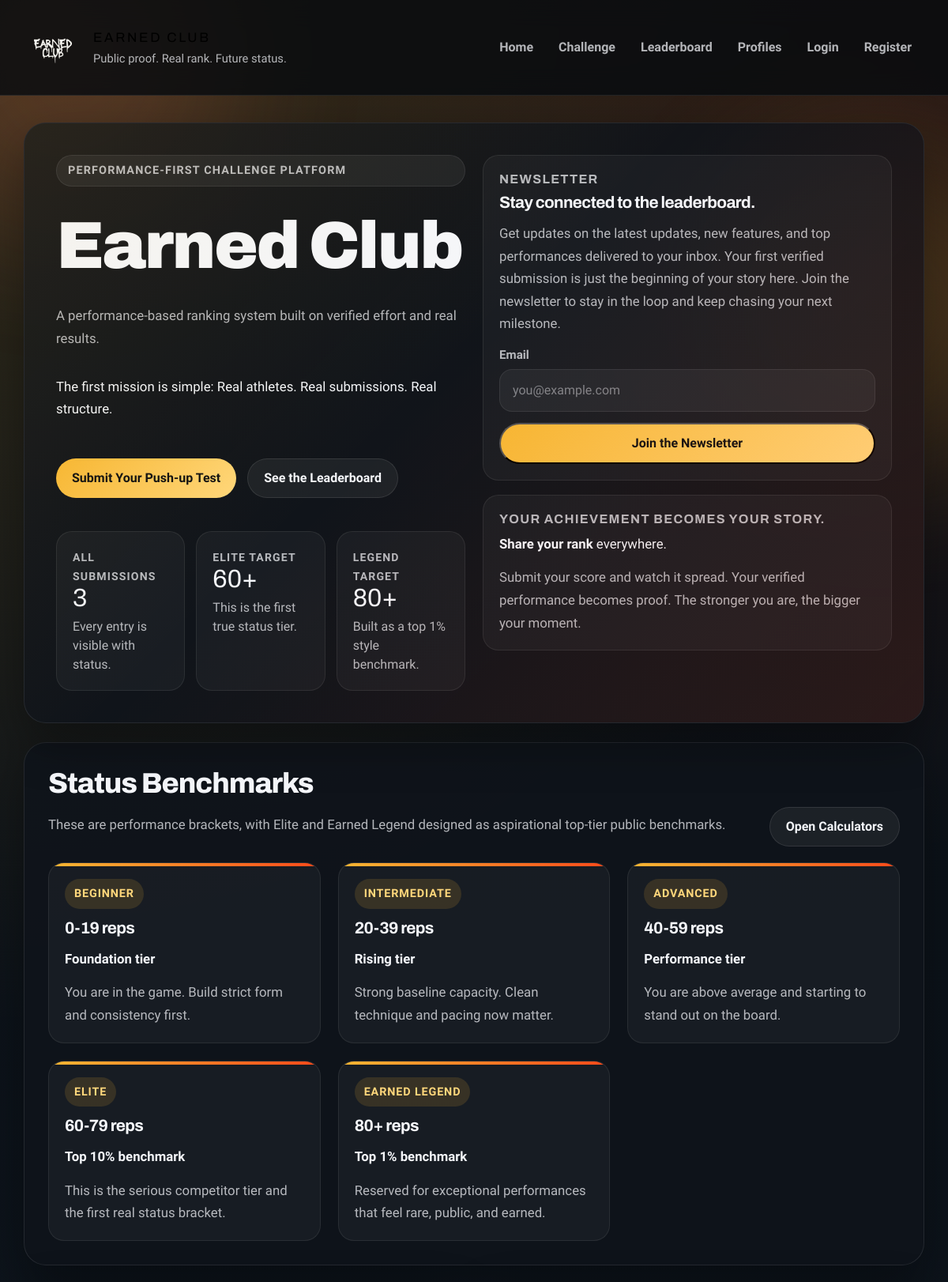
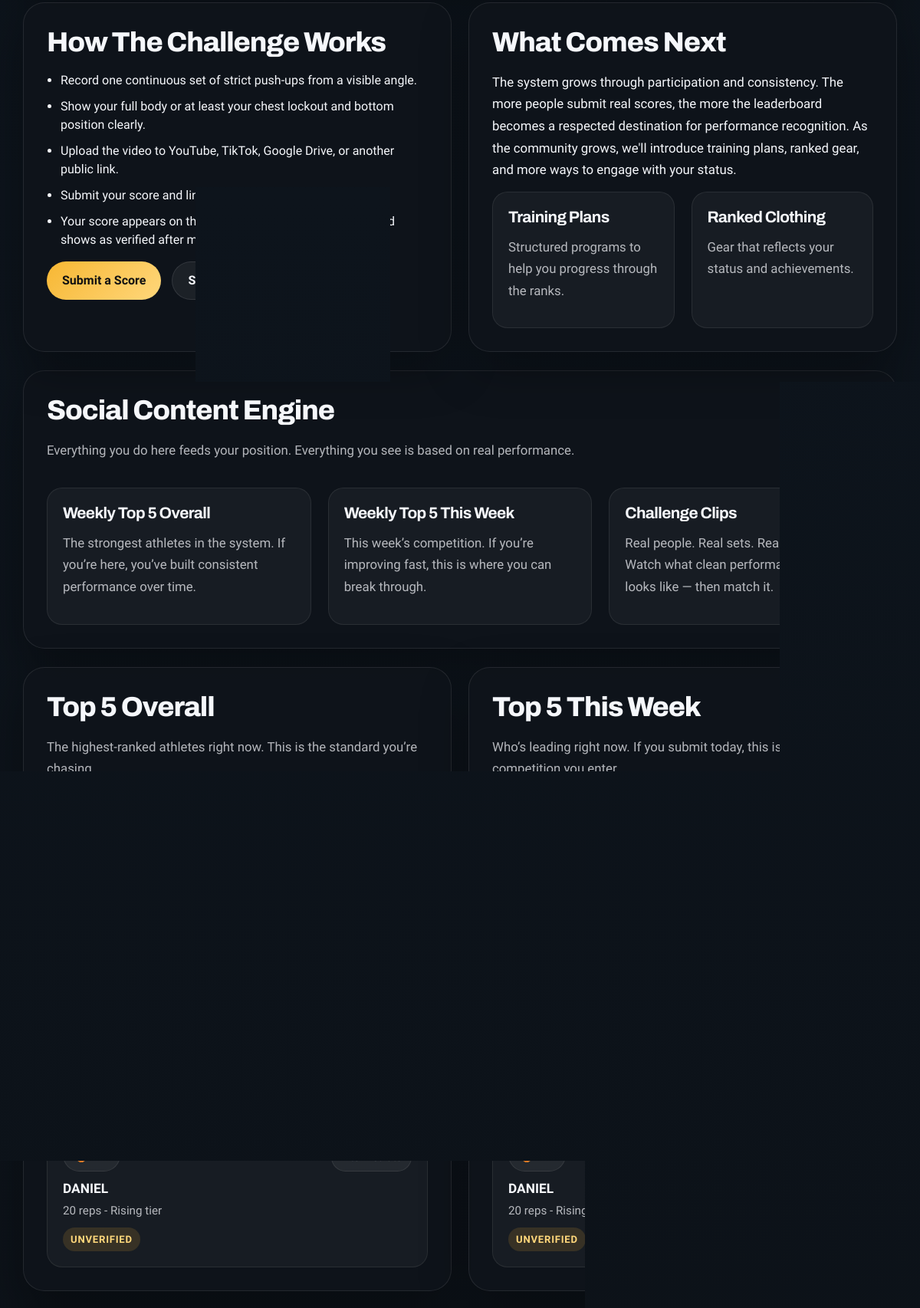
The page / (upper part) on the database its author committed (2 pictures, top to bottom).
### main/models.py (models this page shows, shortened)
class Submission(models.Model):
    STATUS_PENDING = "pending"
    STATUS_VERIFIED = "verified"
    STATUS_REJECTED = "rejected"
    STATUS_CHOICES = [
        (STATUS_PENDING, "Pending"),
        (STATUS_VERIFIED, "Verified"),
        (STATUS_REJECTED, "Rejected"),
    ]
    user = models.ForeignKey(User, null=True, blank=True, on_delete=models.SET_NULL)
    name = models.CharField(max_length=100)
    email = models.EmailField(blank=True)
    reps = models.IntegerField()
    video_link = models.URLField(blank=True)
    verified = models.BooleanField(default=False)
    status = models.CharField(max_length=16, choices=STATUS_CHOICES, default=STATUS_PENDING)
    created_at = models.DateTimeField(auto_now_add=True)
    class Meta:
        ordering = ("-reps", "created_at")
    @property
    def public_status_label(self):
        if self.status == self.STATUS_VERIFIED:
            return "Verified"
        if self.status == self.STATUS_REJECTED:
            return "Rejected"
        return "Unverified"
    @property
    def rank_tier(self):
        return get_rank_tier(self.reps)
    @property
    def rank_name(self):
        return self.rank_tier["name"]
    @property
    def benchmark_label(self):
        return self.rank_tier["benchmark"]

### main/views.py (the view)
# urls.py: path("", views.home, name="home"),
def home(request):
    verified_submissions = list(verified_submission_queryset())
    public_submissions = list(public_submission_queryset())
    leaderboard_rows = build_leaderboard_rows(public_submissions)
    weekly_cutoff = get_weekly_window()
    weekly_rows = build_leaderboard_rows(
        [submission for submission in public_submissions if submission.created_at >= weekly_cutoff]
    )
    context = {
        "rank_tiers": RANK_TIERS,
        "total_verified": len(verified_submissions),
        "total_submissions": len(public_submissions),
        "top_three": leaderboard_rows[:3],
        "weekly_top_five": weekly_rows[:5],
        "overall_top_five": leaderboard_rows[:10],
    }
    return render(request, "home.html", context)

### main/models.py (called while the page is built)
def get_rank_tier(reps):
    for tier in RANK_TIERS:
        max_reps = tier["max_reps"]
        if reps >= tier["min_reps"] and (max_reps is None or reps <= max_reps):
            return tier
    return RANK_TIERS[0]

### main/views.py (called while the page is built)
def build_leaderboard_rows(submissions):
    rows = []
    for index, submission in enumerate(submissions, start=1):
        profile = None
        if submission.user_id:
            profile = getattr(submission.user, "profile", None)
        verified_position = None
        if submission.status == Submission.STATUS_VERIFIED:
            verified_position = verified_submission_queryset().filter(reps__gt=submission.reps).count() + 1
        rows.append(
            {
                "position": index,
                "medal_place": index if index <= 3 else None,
                "verified_position": verified_position,
                "submission": submission,
                "profile": profile,
            }
        )
    return rows

def verified_submission_queryset():
    return Submission.objects.filter(status=Submission.STATUS_VERIFIED)

def public_submission_queryset():
    return Submission.objects.all()

def get_weekly_window():
    return timezone.now() - timedelta(days=7)

### main/templates/home.html (shortened to what this page needs)
{% extends "base.html" %}
{% block content %}
<section class="hero-card" style="margin-bottom: 24px;">
    <div class="hero-grid">
        <div class="stack">
            <div class="eyebrow">Performance-first challenge platform</div>
            <h1>Earned Club</h1>
            <p class="muted">
                A performance-based ranking system built on verified effort and real results.
            </p>
            <p>
                The first mission is simple: Real athletes. Real submissions. Real structure.
            </p>
            <div class="hero-actions">
                <a class="btn-main" href="/challenge/">Submit Your Push-up Test</a>
                <a class="btn-secondary" href="/leaderboard/">See the Leaderboard</a>
            </div>
            <div class="stat-grid">
                <div class="stat-card">
                    <span class="kicker">All submissions</span>
                    <span class="stat-value">{{ total_submissions }}</span>
                    <div class="muted">Every entry is visible with status.</div>
                </div>
                <div class="stat-card">
                    <span class="kicker">Elite target</span>
                    <span class="stat-value">60+</span>
                    <div class="muted">This is the first true status tier.</div>
                </div>
                <div class="stat-card">
                    <span class="kicker">Legend target</span>
                    <span class="stat-value">80+</span>
                    <div class="muted">Built as a top 1% style benchmark.</div>
                </div>
            </div>
        </div>
        <div class="stack">
            <div class="newsletter-card">
                <h4>Newsletter</h4>
                <h3>Stay connected to the leaderboard.</h3>
                <p class="muted">
                    Get updates on the latest updates, new features, and top performances delivered to your inbox. Your first verified submission is just the beginning of your story here. Join the newsletter to stay in the loop and keep chasing your next milestone.
                </p>
                <form class="newsletter-form" method="POST" action="{% url 'newsletter_signup' %}">
                    <div>
                        <label class="field-label" for="newsletter-email">Email</label>
                        <input
                            id="newsletter-email"
                            class="input"
                            type="email"
                            name="email"
                            placeholder="you@example.com"
                            required
                        >
                    </div>
                    <button class="btn-main" type="submit">Join the Newsletter</button>
                </form>
            </div>
            <div class="mini-card">
                <h4>Your achievement becomes your story.</h4>
                <p><strong>Share your rank</strong> everywhere.</p>
                <p class="muted" style="margin-bottom: 0;">
                    Submit your score and watch it spread. Your verified performance becomes proof. The stronger you are, the bigger your moment.
                </p>
            </div>
        </div>
    </div>
</section>
<section class="card-dark">
    <div class="section-spread">
        <div>
            <h2>Status Benchmarks</h2>
            <p class="muted">
                These are performance brackets, with Elite and Earned Legend designed as aspirational
                top-tier public benchmarks.
            </p>
        </div>
        <a class="btn-secondary" href="/calculators/">Open Calculators</a>
    </div>
    <div class="grid-3">
        {% for tier in rank_tiers %}
            <div class="rank-card">
                <div class="rank-name">{{ tier.name }}</div>
                <h3>
                    {{ tier.min_reps }}{% if tier.max_reps %}-{{ tier.max_reps }}{% else %}+{% endif %} reps
                </h3>
                <p><strong>{{ tier.benchmark }}</strong></p>
                <p class="muted" style="margin-bottom: 0;">{{ tier.description }}</p>
            </div>
        {% endfor %}
    </div>
</section>
<section class="grid-2">
    <div class="card-dark">
        <h2>How The Challenge Works</h2>
        <ul class="rule-list">
            <li>Record one continuous set of strict push-ups from a visible angle.</li>
            <li>Show your full body or at least your chest lockout and bottom position clearly.</li>
            <li>Upload the video to YouTube, TikTok, Google Drive, or another public link.</li>
            <li>Submit your score and link on the challenge page.</li>
            <li>Your score appears on the open leaderboard immediately and shows as verified after manual review.</li>
        </ul>
        <div class="button-row">
            <a class="btn-main" href="/challenge/">Submit a Score</a>
            <a class="btn-secondary" href="/leaderboard/">See Rankings</a>
        </div>
    </div>
    <div class="card-dark">
        <h2>What Comes Next</h2>
        <p>
           The system grows through participation and consistency. The more people submit real scores, the more the leaderboard becomes a respected destination for performance recognition. As the community grows, we'll introduce training plans, ranked gear, and more ways to engage with your status.
        </p>
        <div class="grid-2">
            <div class="feature-card">
                <h3>Training Plans</h3>
                <p class="muted">Structured programs to help you progress through the ranks.</p>
            </div>
            <div class="feature-card">
                <h3>Ranked Clothing</h3>
                <p class="muted">Gear that reflects your status and achievements.</p>
            </div>
        </div>
    </div>
</section>
<section class="card-dark">
    <div class="section-spread">
        <div>
            <h2>Social Content Engine</h2>
            <p class="muted">Everything you do here feeds your position. Everything you see is based on real performance.</p>
        </div>
    </div>
    <div class="grid-3">
        <div class="feature-card">
            <h3>Weekly Top 5 Overall</h3>
            <p class="muted">The strongest athletes in the system. If you’re here, you’ve built consistent performance over time.</p>
        </div>
        <div class="feature-card">
            <h3>Weekly Top 5 This Week</h3>
            <p class="muted">This week’s competition. If you’re improving fast, this is where you can break through.</p>
        </div>
        <div class="feature-card">
            <h3>Challenge Clips</h3>
            <p class="muted">Real people. Real sets. Real results. Watch what clean performance actually looks like — then match it.</p>
        </div>
    </div>
</section>
<section class="grid-2">
    <div class="card-dark">
        <div class="section-spread">
            <div>
                <h2>Top 5 Overall</h2>
                <p class="muted">The highest-ranked athletes right now. This is the standard you’re chasing.</p>
            </div>
        </div>
        {% if overall_top_five %}
            <div class="stack">
                {% for row in overall_top_five %}
                    <div class="leaderboard-card">
                        <div class="section-spread" style="margin-bottom: 10px;">
                            <div class="position-pill">
                                {% if row.medal_place == 1 %}<span class="medal">&#129351;</span>{% endif %}
                                {% if row.medal_place == 2 %}<span class="medal">&#129352;</span>{% endif %}
                                {% if row.medal_place == 3 %}<span class="medal">&#129353;</span>{% endif %}
                                <span>#{{ row.position }}</span>
                            </div>
                            <div class="tag-pill">{{ row.submission.rank_name }}</div>
                        </div>
                        <div class="submission-name">{{ row.submission.name }}</div>
                        <div class="submission-meta">{{ row.submission.reps }} reps - {{ row.submission.benchmark_label }}</div>
                        <span class="status-pill {{ row.submission.status }}" style="margin-top: 10px;">{{ row.submission.public_status_label }}</span>
                    </div>
                {% endfor %}
            </div>
        {% else %}
            <p>No verified submissions yet. Your first verified athletes will define the culture here.</p>
        {% endif %}
    </div>
    <div class="card-dark">
        <div class="section-spread">
            <div>
                <h2>Top 5 This Week</h2>
                <p class="muted">Who’s leading right now. If you submit today, this is the competition you enter.</p>
            </div>
        </div>
        {% if weekly_top_five %}
            <div class="stack">
                {% for row in weekly_top_five %}
                    <div class="leaderboard-card">
                        <div class="section-spread" style="margin-bottom: 10px;">
                            <div class="position-pill">
                                {% if row.medal_place == 1 %}<span class="medal">&#129351;</span>{% endif %}
                                {% if row.medal_place == 2 %}<span class="medal">&#129352;</span>{% endif %}
                                {% if row.medal_place == 3 %}<span class="medal">&#129353;</span>{% endif %}
                                <span>#{{ row.position }}</span>
                            </div>
                            <div class="tag-pill">{{ row.submission.rank_name }}</div>
                        </div>
                        <div class="submission-name">{{ row.submission.name }}</div>
                        <div class="submission-meta">{{ row.submission.reps }} reps - {{ row.submission.benchmark_label }}</div>
                        <span class="status-pill {{ row.submission.status }}" style="margin-top: 10px;">{{ row.submission.public_status_label }}</span>
                    </div>
                {% endfor %}
            </div>
        {% else %}
            <p>No verified scores from the last 7 days yet. This is a perfect format to activate once submissions start coming in.</p>
        {% endif %}
    </div>
</section>
{% endblock %}

### rows shown on the page
Submission: position "3", submission.rank_name "Intermediate", submission.name "DANIEL", submission.reps "20", submission.benchmark_label "Rising tier", submission.public_status_label "UNVERIFIED"

### other values the page prints
{{ total_submissions }} "3"
{{ tier.name }} "BEGINNER" "INTERMEDIATE" "ADVANCED" "ELITE" "EARNED LEGEND"
{{ tier.min_reps }} "0" "20" "40" "60" "80"
{{ tier.max_reps }} "19" "39" "59" "79"
{{ tier.benchmark }} "Foundation tier" "Rising tier" "Performance tier" "Top 10% benchmark" "Top 1% benchmark"
{{ tier.description }} "You are in the game. Build strict form and consistency first." "Strong baseline capacity. Clean technique and pacing now matter." "You are above average and starting to stand out on the board." "This is the serious competitor tier and the first real status bracket." "Reserved for exceptional performances that feel rare, public, and earned."
